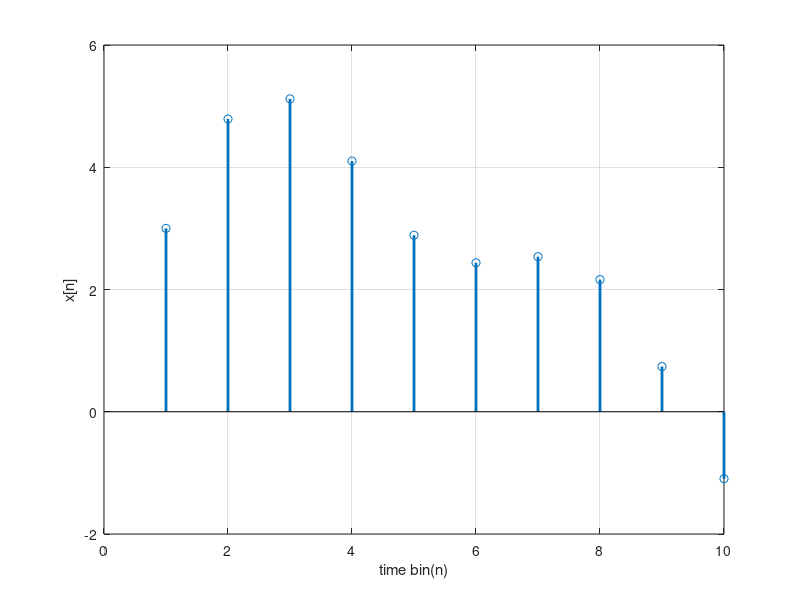

Recreate this plot in MATLAB.
clear; close all; clc;

%% impulse response

x = zeros(1,11);
t = -5:5;
x(6) = 1;

figure;
stem(t, x,'linewidth',2)
xlabel('time bin(n)');
ylabel('\delta[n]');
grid on;
ylim([-0.5, 1.5])

%%
t = linspace(0, 10, 10);
x = sin(t) + 3* cos(t/3) + 4 * sin(t/4);
stem(x,'linewidth',2)
xlabel('time bin(n)');
ylabel('x[n]');
grid on;